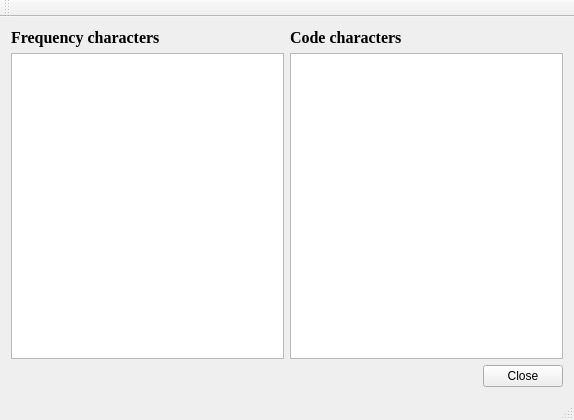
<?xml version="1.0" encoding="UTF-8"?>
<ui version="4.0">
 <author>Роман</author>
 <class>window_for_more</class>
 <widget class="QMainWindow" name="window_for_more">
  <property name="geometry">
   <rect>
    <x>0</x>
    <y>0</y>
    <width>574</width>
    <height>420</height>
   </rect>
  </property>
  <property name="windowTitle">
   <string>more...</string>
  </property>
  <widget class="QWidget" name="centralWidget">
   <layout class="QGridLayout" name="gridLayout">
    <item row="0" column="0">
     <layout class="QVBoxLayout" name="verticalLayout_3">
      <item>
       <layout class="QHBoxLayout" name="horizontalLayout">
        <item>
         <layout class="QVBoxLayout" name="verticalLayout">
          <item>
           <widget class="QLabel" name="label">
            <property name="font">
             <font>
              <family>Times New Roman</family>
              <pointsize>12</pointsize>
              <weight>75</weight>
              <bold>true</bold>
             </font>
            </property>
            <property name="text">
             <string>Frequency characters</string>
            </property>
           </widget>
          </item>
          <item>
           <widget class="QTableWidget" name="table_for_viewFrequencyChars">
            <property name="autoFillBackground">
             <bool>false</bool>
            </property>
            <attribute name="horizontalHeaderMinimumSectionSize">
             <number>10</number>
            </attribute>
           </widget>
          </item>
         </layout>
        </item>
        <item>
         <layout class="QVBoxLayout" name="verticalLayout_2">
          <item>
           <widget class="QLabel" name="label_2">
            <property name="font">
             <font>
              <family>Times New Roman</family>
              <pointsize>12</pointsize>
              <weight>75</weight>
              <bold>true</bold>
             </font>
            </property>
            <property name="text">
             <string>Code characters</string>
            </property>
           </widget>
          </item>
          <item>
           <widget class="QTableWidget" name="table_for_viewPrefixCode">
            <attribute name="horizontalHeaderMinimumSectionSize">
             <number>10</number>
            </attribute>
           </widget>
          </item>
         </layout>
        </item>
       </layout>
      </item>
      <item>
       <layout class="QHBoxLayout" name="horizontalLayout_2">
        <item>
         <spacer name="horizontalSpacer">
          <property name="orientation">
           <enum>Qt::Horizontal</enum>
          </property>
          <property name="sizeHint" stdset="0">
           <size>
            <width>40</width>
            <height>20</height>
           </size>
          </property>
         </spacer>
        </item>
        <item>
         <widget class="QPushButton" name="button_for_close">
          <property name="text">
           <string>Close</string>
          </property>
         </widget>
        </item>
       </layout>
      </item>
     </layout>
    </item>
   </layout>
  </widget>
  <widget class="QMenuBar" name="menuBar">
   <property name="geometry">
    <rect>
     <x>0</x>
     <y>0</y>
     <width>574</width>
     <height>23</height>
    </rect>
   </property>
  </widget>
  <widget class="QToolBar" name="mainToolBar">
   <attribute name="toolBarArea">
    <enum>TopToolBarArea</enum>
   </attribute>
   <attribute name="toolBarBreak">
    <bool>false</bool>
   </attribute>
  </widget>
  <widget class="QStatusBar" name="statusBar"/>
 </widget>
 <layoutdefault spacing="6" margin="11"/>
 <resources/>
 <connections/>
</ui>
